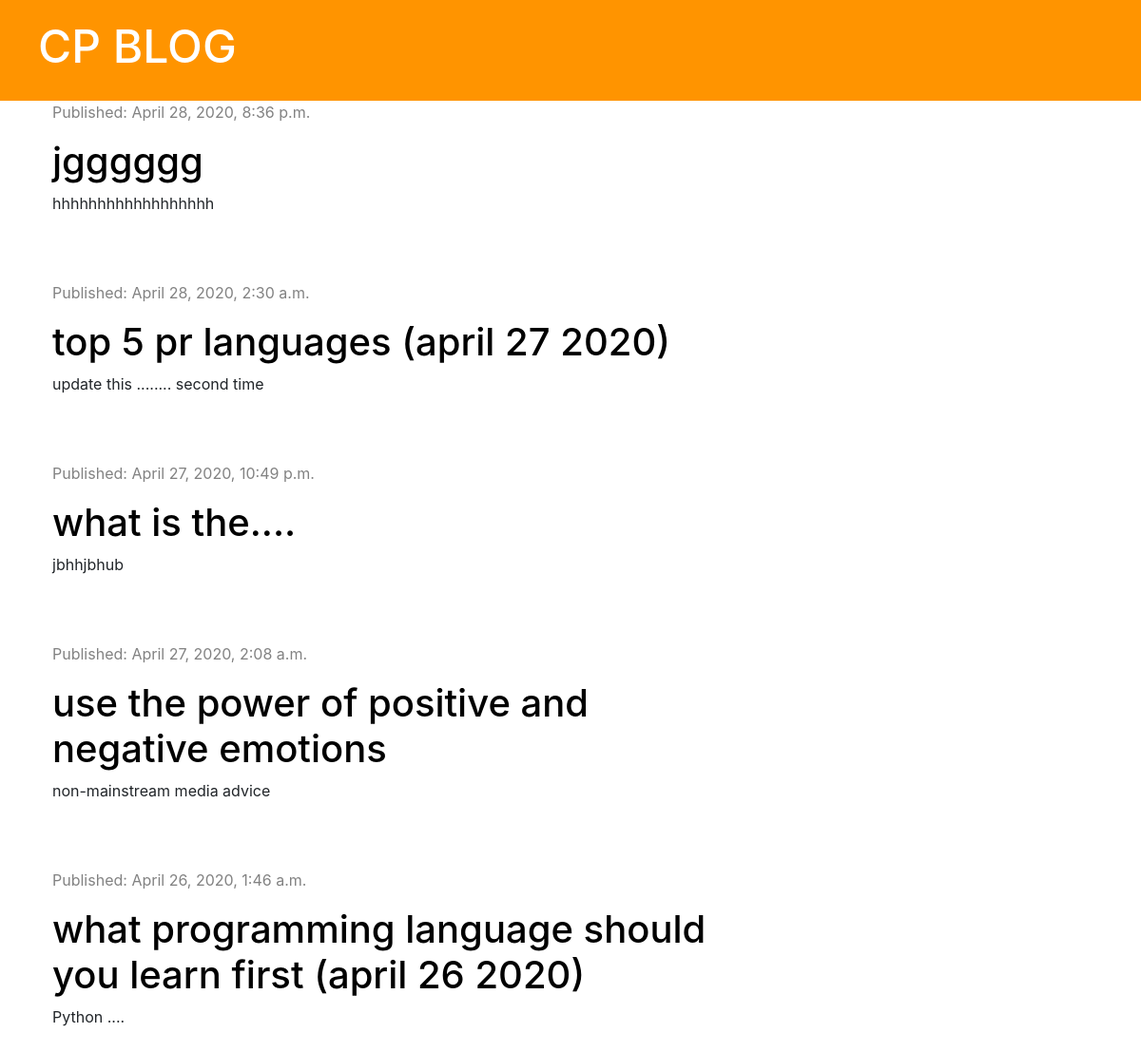
The page / on the database its author committed.
### blog/models.py (models this page shows, shortened)
class Post(models.Model):
    author = models.ForeignKey('auth.User', on_delete=models.CASCADE)
    title = models.CharField(max_length=200)
    text = models.TextField()
    created_date = models.DateTimeField(default=timezone.now)
    published_date = models.DateTimeField(blank=True, null=True)

### blog/views.py (the view)
# urls.py: path('', views.post_list, name='post_list'),
def post_list(request):
    posts = Post.objects.filter(published_date__lte=timezone.now()).order_by('-published_date')
    stuff_for_frontend = {'posts': posts}
    return render(request, 'blog/post_list.html', stuff_for_frontend)

### blog/templates/blog/post_list.html
{% extends 'blog/base.html' %}
{% block content %}
    {% for post in posts %}
        <div class="post">
            <div class="date">
                <p>Published: {{ post.published_date }}</p>
            </div>
            <h1><a href="{% url 'post_detail' pk=post.pk %}">{{ post.title }}</a></h1>
            <p>{{ post.text | linebreaksbr }}</p>
        </div>
    {% endfor %}
{% endblock %}

### blog/static/css/blog.css (style rules this page uses)
.date { color: #828282; }
.post { margin-bottom: 70px; }
.post h1 a { color: #000000; }

### rows shown on the page
Post: published_date "April 28, 2020, 8:36 p.m.", title "jgggggg", text "hhhhhhhhhhhhhhhhhh"
Post: published_date "April 28, 2020, 2:30 a.m.", title "top 5 pr languages (april 27 2020)", text "update this ........ second time"
Post: published_date "April 27, 2020, 10:49 p.m.", title "what is the....", text "jbhhjbhub"
Post: published_date "April 27, 2020, 2:08 a.m.", title "use the power of positive and negative emotions", text "non-mainstream media advice"
Post: published_date "April 26, 2020, 1:46 a.m.", title "what programming language should you learn first (april 26 2020)", text "Python ...."
